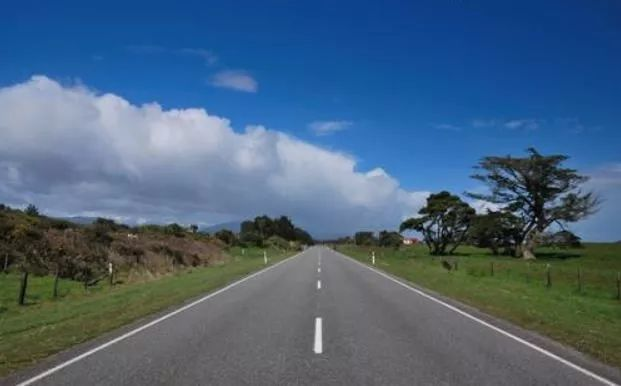
#> input picture OpenCV/第四题 绘制公路轮廓与黄线/road1.jpg, 621 x 386 px
$ python '第四题_绘制公路轮廓与黄线.py'
#> lines starting #> are read from the running program, lines starting #| are printed output that depends on the picture; after the words box and inside, x2 and y2 are one past the last pixel; in counts of white or black regions, pixels touching at a corner belong together
import cv2
import numpy

img1 = cv2.imread("road1.jpg")
#> img1 is the input picture: shape (386, 621, 3); mean B, G, R 124.9, 99.6, 74
img2 = cv2.imread("road2.jpg")
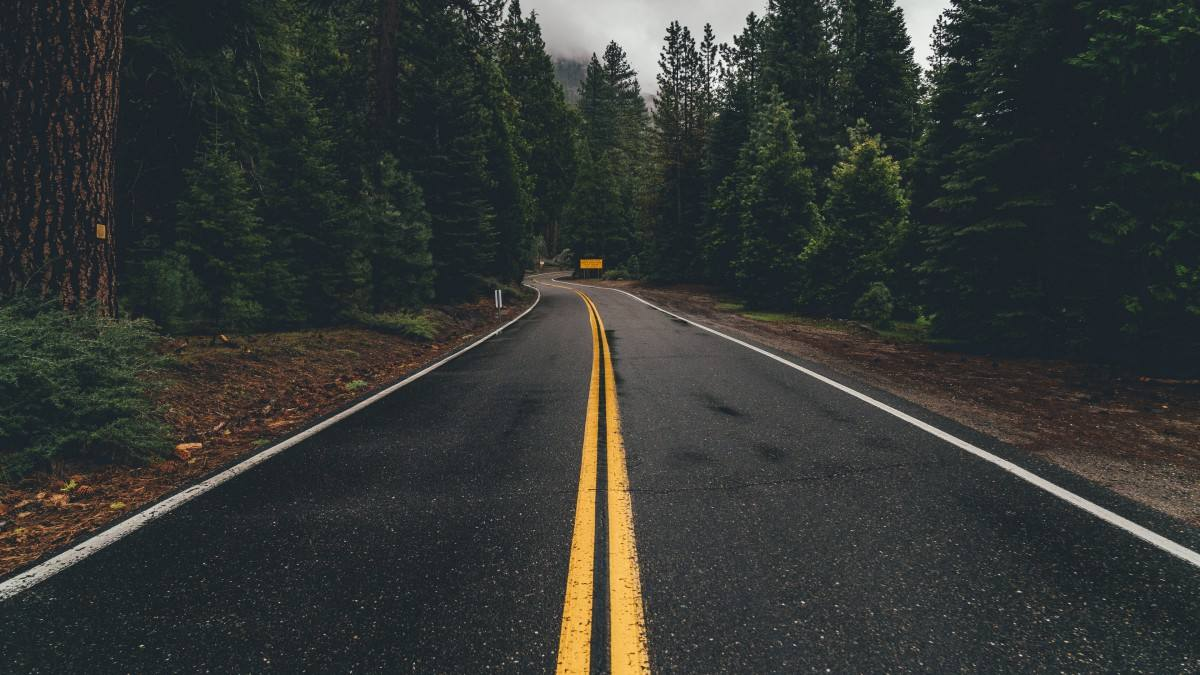
#> input picture OpenCV/第四题 绘制公路轮廓与黄线/road2.jpg, 1200 x 675 px
#> img2 is the input picture: shape (675, 1200, 3); mean B, G, R 52.4, 55, 52.3

# ------------img1------------
imgg1 = cv2.cvtColor(img1, cv2.COLOR_BGR2GRAY)

# 阈值处理
retval, imgg1 = cv2.threshold(imgg1, 140, 255, cv2.THRESH_BINARY)
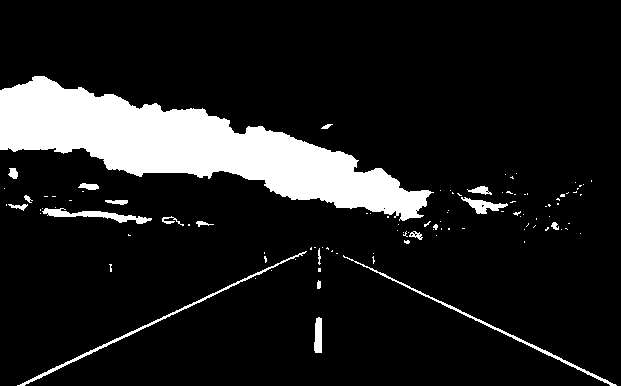
#> imgg1: shape (386, 621); 11.8% white; 106 white regions (86 under 20 px), largest, box (x1, y1, x2, y2) and area: (0, 76, 434, 221) 24335, (17, 251, 307, 386) 843, (343, 255, 617, 386) 769
# Canny
edges = cv2.Canny(imgg1, 216, 168)
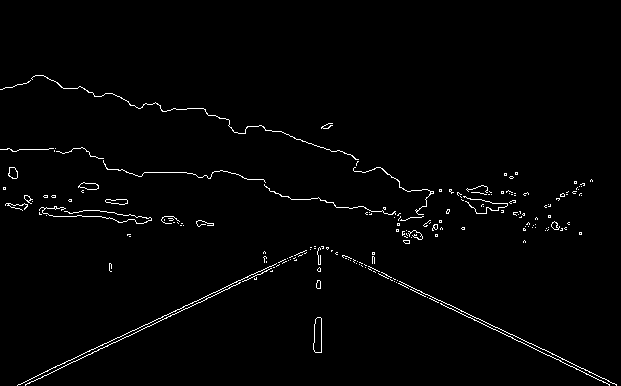
#> edges: shape (386, 621); 1.5% white in thin lines or dots, all inside (x1, y1, x2, y2) = (0, 75, 617, 386)
# 霍夫变换
lines = cv2.HoughLinesP(edges, 1, numpy.pi/180, 68, minLineLength=216, maxLineGap=32)
#> lines = [[18, 384, 314, 246], [27, 383, 315, 248], [323, 246, 609, 385]]
for line in lines:
    x1, y1, x2, y2 = line[0]
    img1 = cv2.line(img1, (x1,y1), (x2,y2), (0,0,255), 2, cv2.LINE_AA) # 绘制
#> this loop made 3 passes
#> pass 1, `img1 = cv2.line(img1, (x1,y1), (x2,y2), (0,0,255), 2, cv2.LINE_AA)`:
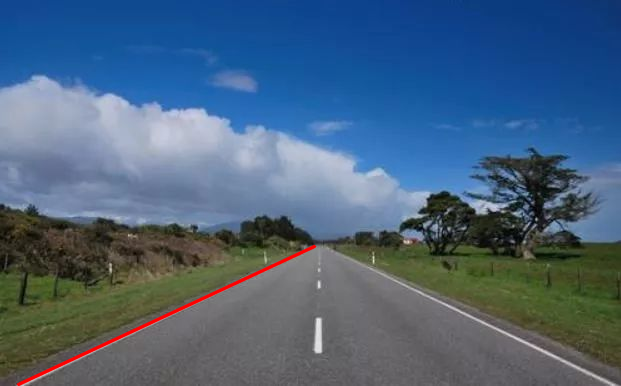
#> img1: shape (386, 621, 3); 0.65% of pixels changed, all inside (x1, y1, x2, y2) = (16, 244, 317, 386)

cv2.imshow("img1", img1)
cv2.imwrite("result1.png", img1)


# ------------img2------------
imgg2 = cv2.cvtColor(img2, cv2.COLOR_BGR2GRAY)
mask = numpy.zeros(imgg2.shape, numpy.uint8)
# 阈值处理
retval, imgg2 = cv2.threshold(imgg2, 128, 255, cv2.THRESH_BINARY)
#> imgg2: shape (675, 1200); 4.9% white; 753 white regions (717 under 20 px), largest, box (x1, y1, x2, y2) and area: (556, 290, 651, 675) 13476, (519, 0, 779, 116) 12937, (612, 289, 1200, 567) 3804

# 闭 开
K = numpy.ones((5,5), numpy.uint8)
imgg2 = cv2.morphologyEx(imgg2, cv2.MORPH_CLOSE, K) # 膨胀 腐蚀
#> imgg2: shape (675, 1200); 5.7% white; 371 white regions (346 under 20 px), largest, box (x1, y1, x2, y2) and area: (472, 0, 782, 116) 17307, (556, 290, 651, 675) 14244, (0, 292, 540, 601) 4294
imgg2 = cv2.morphologyEx(imgg2, cv2.MORPH_OPEN, K)  # 腐蚀 膨胀
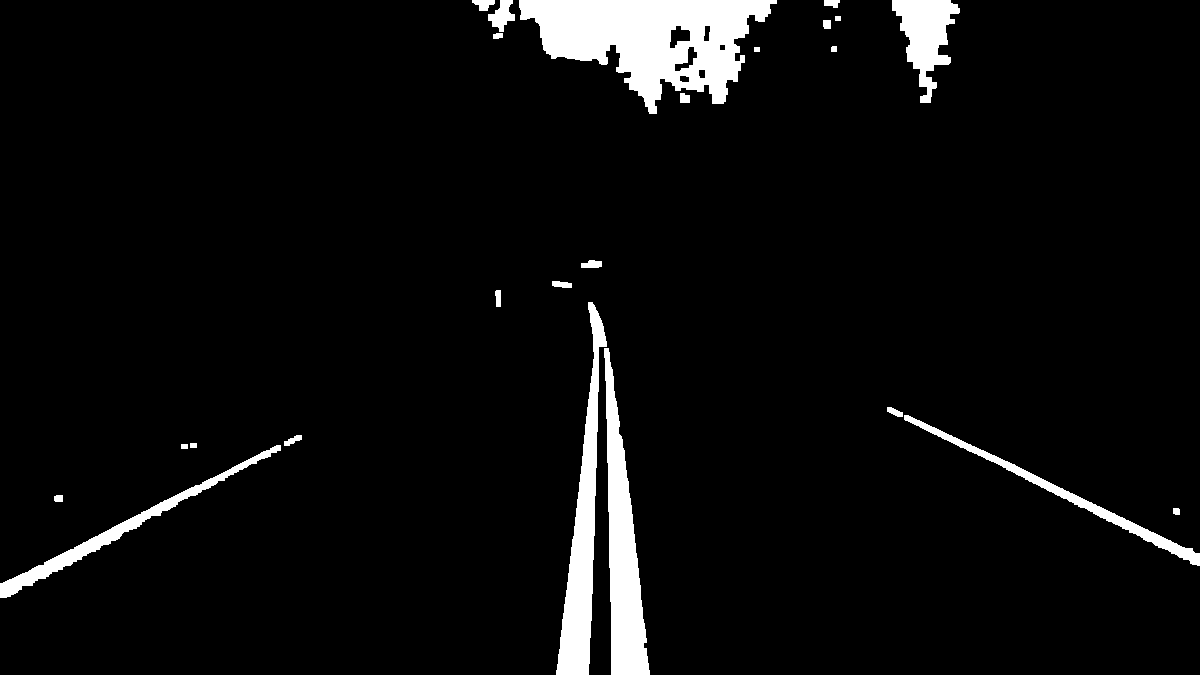
#> imgg2: shape (675, 1200); 5.1% white; 24 white regions, largest, box (x1, y1, x2, y2) and area: (519, 0, 777, 114) 15984, (604, 348, 650, 675) 7351, (556, 302, 607, 675) 6792

# 霍夫变换
lines2 = cv2.HoughLinesP(imgg2, 1, numpy.pi/180, 256, minLineLength=316, maxLineGap=4)
#> lines2 = [[600, 318, 644, 674], [562, 674, 599, 321], [564, 674, 600, 328], [561, 674, 599, 316], [601, 320, 645, 674], [560, 674, 594, 351], [603, 326, 646, 674], [605, 336, 647, 674]]
for line in lines2:
    x1, y1, x2, y2 = line[0]
    mask = cv2.line(mask, (x1,y1), (x2,y2), 255, 10, cv2.LINE_AA) # 绘制
#> this loop made 8 passes
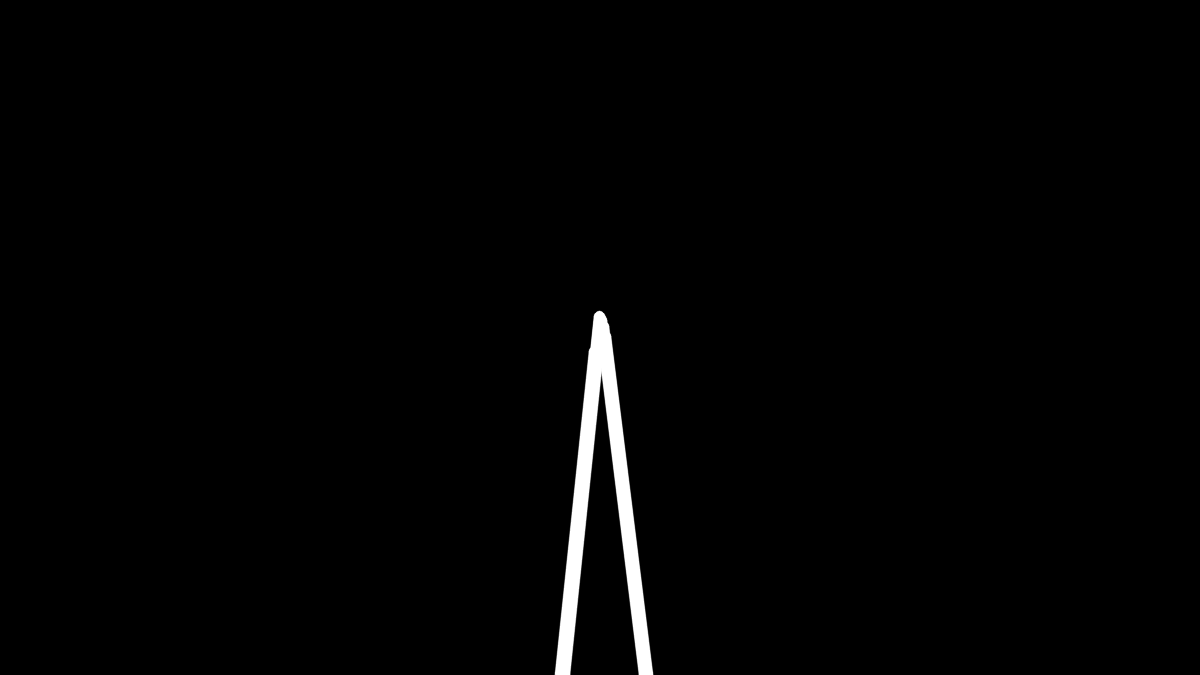
#> mask: shape (675, 1200); min 0, max 255, mean 3.2

# 膨胀
K = numpy.ones((45,45), numpy.uint8)
mask = cv2.dilate(mask, K)

mask_dst = cv2.bitwise_and(mask, imgg2)

b, g, r = cv2.split(img2)

retval, mask_dst_f = cv2.threshold(mask_dst, 127, 255, cv2.THRESH_BINARY_INV)
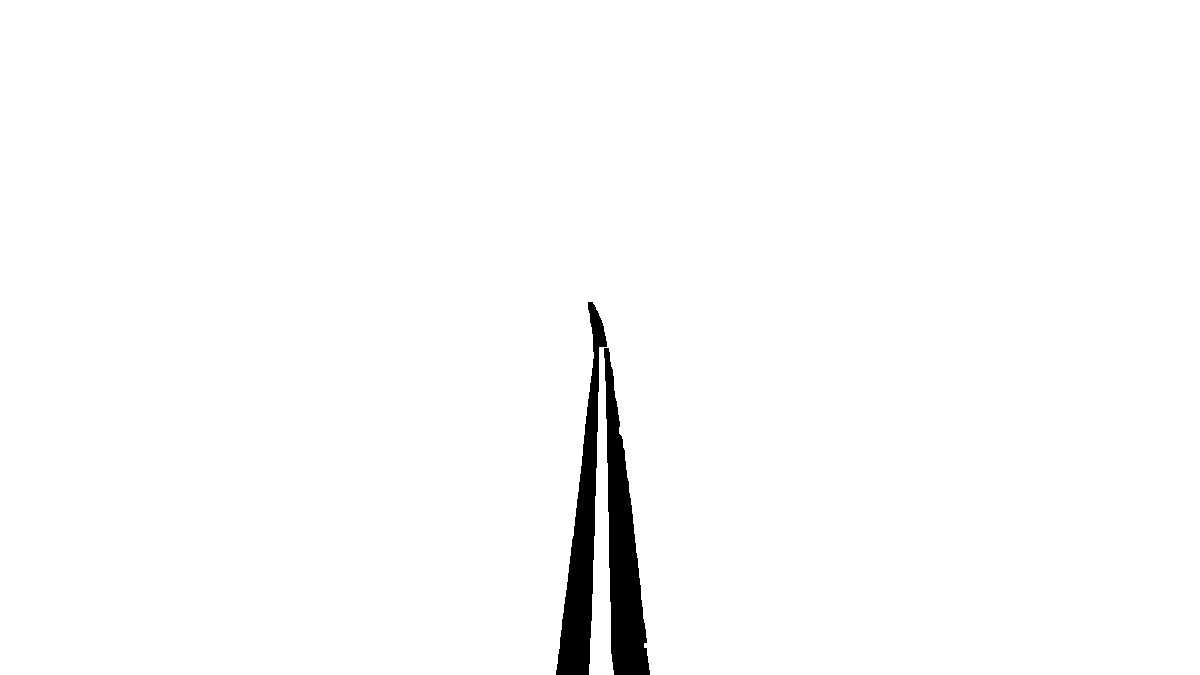
#> mask_dst_f: shape (675, 1200); 98.3% white; 2 black regions, box (x1, y1, x2, y2) and area: (604, 348, 650, 675) 7312, (556, 302, 607, 675) 6792
b = cv2.bitwise_and(b, mask_dst_f)
g = cv2.bitwise_and(g, mask_dst_f)
r = cv2.bitwise_or(r, mask_dst)

bgr = cv2.merge([b,g,r])

cv2.imshow("bgr", bgr)
cv2.imwrite("result2.png", bgr)


cv2.waitKey(0)
cv2.destroyAllWindows()
